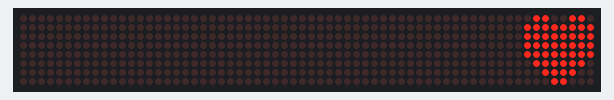
The sketch below on a simulated Arduino Uno, built with avr-gcc and run on an emulated ATmega328P. Parts: 64×8 LED matrix.

Above: at 0.1 s.

The sketch:

LED_8x8_Matrix_DEMO.ino
```cpp
//Viral Science  www.viralsciencecreativity.com  www.youtube.com/c/viralscience
//LED 8x8 Matrix Display DEMO

#include <LedControl.h>
int DIN = 10;
int CS =  9;
int CLK = 8;

LedControl lc=LedControl(DIN,CLK,CS,0);

void setup(){
 lc.shutdown(0,false);
 lc.setIntensity(0,5);      //Adjust the brightness maximum is 15
 lc.clearDisplay(0);
}

void loop(){

    //Facial Expression
    byte smile[8]=   {0x3C,0x42,0xA5,0x81,0xA5,0x99,0x42,0x3C};
    byte neutral[8]= {0x3C,0x42,0xA5,0x81,0xBD,0x81,0x42,0x3C};
    byte sad[8]=   {0x3C,0x42,0xA5,0x81,0x99,0xA5,0x42,0x3C};

    //Arrow
    byte arrow_up[8]= {0x18,0x3C,0x7E,0xFF,0x18,0x18,0x18,0x18};
    byte arrow_down[8]= {0x18,0x18,0x18,0x18,0xFF,0x7E,0x3C,0x18};


    //Alternate Pattern
    byte d1[8]= {0xAA,0x55,0xAA,0x55,0xAA,0x55,0xAA,0x55};
    byte d2[8]= {0x55,0xAA,0x55,0xAA,0x55,0xAA,0x55,0xAA};

    //Moving car
    byte b1[8]= {0x00,0x00,0x00,0x00,0x18,0x3C,0x18,0x3C};
    byte b2[8]= {0x00,0x00,0x00,0x18,0x3C,0x18,0x3C,0x00};
    byte b3[8]= {0x00,0x00,0x18,0x3C,0x18,0x3C,0x00,0x00};
    byte b4[8]= {0x00,0x18,0x3C,0x18,0x3C,0x00,0x00,0x00};
    byte b5[8]= {0x18,0x3C,0x18,0x3C,0x00,0x00,0x00,0x00};
    byte b6[8]= {0x3C,0x18,0x3C,0x00,0x00,0x00,0x00,0x18};
    byte b7[8]= {0x18,0x3C,0x00,0x00,0x00,0x00,0x18,0x3C};
    byte b8[8]= {0x3C,0x00,0x00,0x00,0x00,0x18,0x3C,0x18};
    //Custum
    byte c1[8]= {0x18,0x3C,0x66,0x66,0x7E,0x7E,0x66,0x66};
    byte c2[8]= {0x3C,0x66,0x66,0x7E,0x7E,0x66,0x66,0x00};
    byte c3[8]= {0x66,0x66,0x7E,0x7E,0x66,0x66,0x00,0x00};
    byte c4[8]= {0x66,0x7E,0x7E,0x66,0x66,0x00,0x00,0x00};
    byte c5[8]= {0x7E,0x7E,0x66,0x66,0x00,0x00,0x00,0x00};
    byte c6[8]= {0x7E,0x66,0x66,0x00,0x00,0x00,0x00,0x00};
    byte c7[8]= {0x66,0x66,0x00,0x00,0x00,0x00,0x00,0x00};
    byte c8[8]= {0x66,0x00,0x00,0x00,0x00,0x00,0x00,0x00};
    byte c9[8]= {0x00,0x00,0x00,0x00,0x00,0x00,0x00,0x00};
    //Heart
    byte h1[8]= {0x66,0xFF,0xFF,0xFF,0xFF,0x7E,0x3C,0x18};

    int Dlay = 100;
  //Moving car
    printByte(h1);


}

void printByte(byte character [])
{
  int i = 0;
  for(i=0;i<8;i++)
  {
    lc.setRow(0,i,character[i]);
  }
}
```
